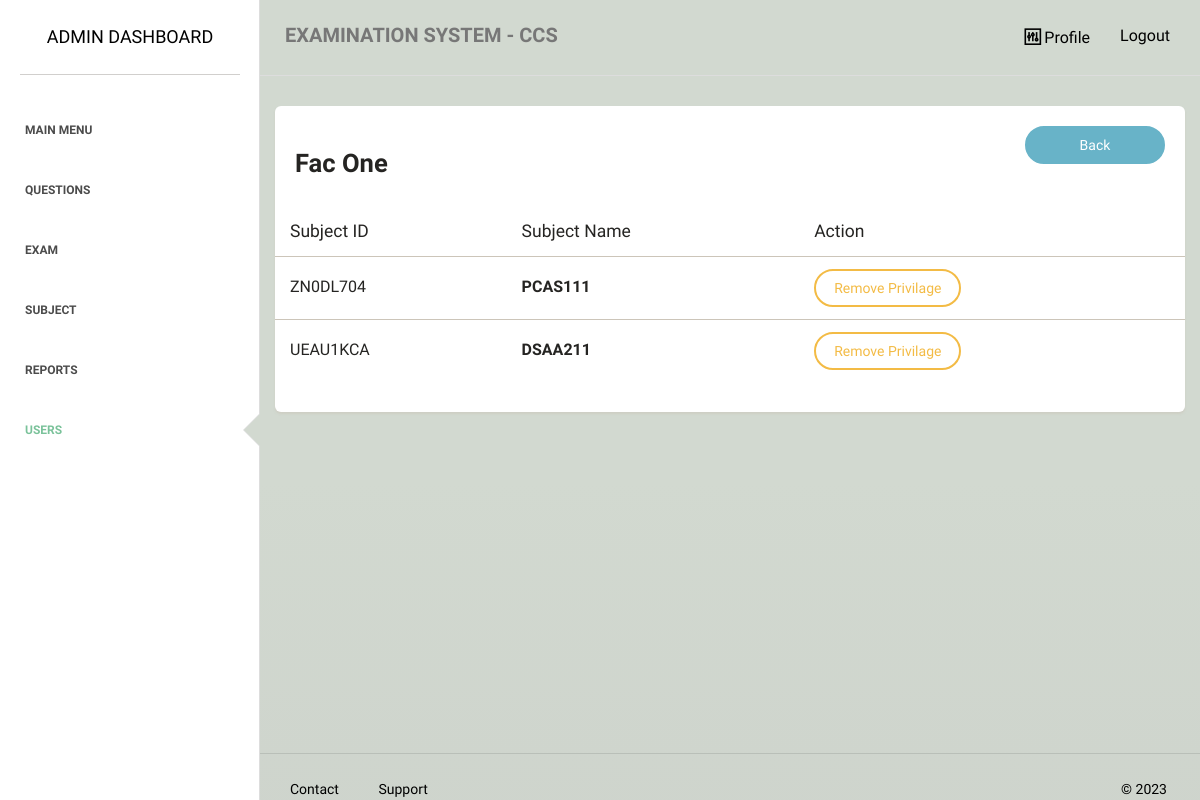
The page /admin/user/view_priv.php?id=258 on the database its author committed.
### tables this page shows
CREATE TABLE `accounts` (
  `id` int(255) NOT NULL,
  `username` varchar(255) NOT NULL,
  `password` varchar(255) NOT NULL,
  `role` varchar(255) NOT NULL,
  `email` varchar(255) NOT NULL,
  `first_name` varchar(255) NOT NULL,
  `last_name` varchar(255) NOT NULL,
  `student_id` varchar(255) DEFAULT NULL,
  `status` varchar(50) NOT NULL,
  `list_of_subject` varchar(2000) DEFAULT NULL,
  `yearlevel` varchar(10) DEFAULT NULL
);

CREATE TABLE `prof_subjects` (
  `prof_subject_id` int(50) NOT NULL,
  `prof_id` varchar(100) NOT NULL,
  `subject_id` varchar(100) NOT NULL,
  `role` varchar(255) NOT NULL
);

### admin/user/view_priv.php (the view, shortened to what this page needs)
<?php
require_once "../../dbconnect.php";
$id = $_GET['id'] ?? null;
$statement = $pdo->prepare('SELECT s.*, (select subject_name from subject e where e.rnd_id = s.subject_id) as name_of_subject FROM prof_subjects s where prof_id = :id');
$statement->bindValue(':id', $id);
$statement->execute();
$procdata = $statement->fetchAll(PDO::FETCH_ASSOC);
$statement = $pdo->prepare('SELECT * FROM accounts where id = :id');
$statement->bindValue(':id', $id);
$statement->execute();
$prof = $statement->fetchAll(PDO::FETCH_ASSOC);
?>
<!doctype html>
<html lang="en">
<head>
    <link href="../../assets/css/main.css" rel="stylesheet" />
    <link href="../../assets/css/animate.css" rel="stylesheet"/>
    <link href="../../assets/css/paper-dashboard.css" rel="stylesheet"/>
    <link href="../../assets/css/demo.css" rel="stylesheet" />
    <link href="http://maxcdn.bootstrapcdn.com/font-awesome/latest/css/font-awesome.min.css" rel="stylesheet">
    <link href="../../assets/css/themify-icons.css" rel="stylesheet">
</head>
<body>
<div class="wrapper">
    <div class="sidebar" data-background-color="white" data-active-color="success">
    	<div class="sidebar-wrapper">
            <div class="logo">
                <a href="" class="simple-text">
                    Admin Dashboard
                </a>
            </div>
            <ul class="nav">
                <li>
                    <a href="../">
                        <p>Main Menu</p>
                    </a>
                </li>
                <li>
                    <a href="../questions/">
                        <p>Questions</p>
                    </a>
                </li>
                <li>
                    <a href="../exams/">
                        <p>Exam</p>
                    </a>
                </li>
                <li>
                    <a href="../class/">
                        <p>Subject</p>
                    </a>
                </li>
                <li>
                    <a href="../generate/">
                        <p>Reports</p>
                    </a>
                </li>
                <li  class="active">
                    <a href="../user/">
                        <p>Users</p>
                    </a>
                </li>
            </ul>
    	</div>
    </div>
    <div class="main-panel">
        <nav class="navbar navbar-default">
            <div class="container-fluid">
                <div class="navbar-header">
                    <a class="navbar-brand" href="#">EXAMINATION SYSTEM - CCS</a>
                </div>
                <div class="collapse navbar-collapse">
                    <ul class="nav navbar-nav navbar-right">
                        <li>
                            <a href="../profile.php">
                                <i class="ti-panel"></i>
								<p>Profile</p>
                            </a>
                        </li>
						<li>
                            <a href="../../logout">
								<p>Logout</p>
                            </a>
                        </li>
                    </ul>
                </div>
            </div>
        </nav>
        <div class="content">
            <div class="container-fluid">
                <div class="row">
                    <div class="">
                        <div class="card ">
                            <div class="header">
                                <div class="header-arrangement">
                                    <div class="right">
                                        <h3><b><?php echo ucfirst($prof[0]['first_name']); ?> <?php echo ucfirst($prof[0]['last_name']); ?></b></h3>
                                    </div>
                                    <div class="left">
                                        <a href="index.php" class="btn btn-info btn-fill btn-wd">Back</a>
                                    </div>
                                </div>
                            </div>
                            <div class="content table-responsive table-full-width">
                                <table class="table">
                                    <thead>
                                        <th>Subject ID</th>
                                    	<th>Subject Name</th>
                                    	<th>Action</th>
                                    </thead>
                                    <tbody>
                                        <?php foreach ($procdata as $i => $item): ?>
                                        <tr>
                                        	<td style="font-size:medium;"><?php echo $item['subject_id']; ?></td>
                                        	<td style="font-size:medium;"><b><?php echo $item['name_of_subject']; ?></b></td>
                                        	<td style="text-align:left;">
                                            <?php if ($item['role'] == 'main'): ?>
                                                    <a href="edit_prof_privillage.php?id=<?php echo $item['prof_id']; ?>&subject_id=<?php echo $item['subject_id']; ?>&action=remove" class="btn btn-warning btn-wd">Remove Privilage</a>
                                                <?php else: ?>
                                                    <a href="edit_prof_privillage.php?id=<?php echo $item['prof_id']; ?>&subject_id=<?php echo $item['subject_id']; ?>&action=add" class="btn btn-success btn-wd">Add Privilage</a>
                                                <?php endif ?>
                                            </td>
                                        </tr>
                                        <?php endforeach;?>
                                    </tbody>
                                </table>
                            </div>
                        </div>
                    </div>
                </div>
            </div>
        </div>
        <footer class="footer">
            <div class="container-fluid">
                <nav class="pull-left">
                    <ul>
                        <li>
                            <a href="">
                               Contact
                            </a>
                        </li>
                        <li>
                            <a href="">
                                Support
                            </a>
                        </li>
                    </ul>
                </nav>
                <div class="copyright pull-right">
                    &copy; <script>document.write(new Date().getFullYear())</script>
                </div>
            </div>
        </footer>
    </div>
</div>
</body>
</html>

### assets/css/demo.css (style rules this page uses)
.header-arrangement { display: flex; }
.header-arrangement .right { flex: 1; }

### rows shown on the page
accounts: first_name "Fac", last_name "One"
prof_subjects: subject "ZN0DL704", name_of_subject "PCAS111"
prof_subjects: subject "UEAU1KCA", name_of_subject "DSAA211"
